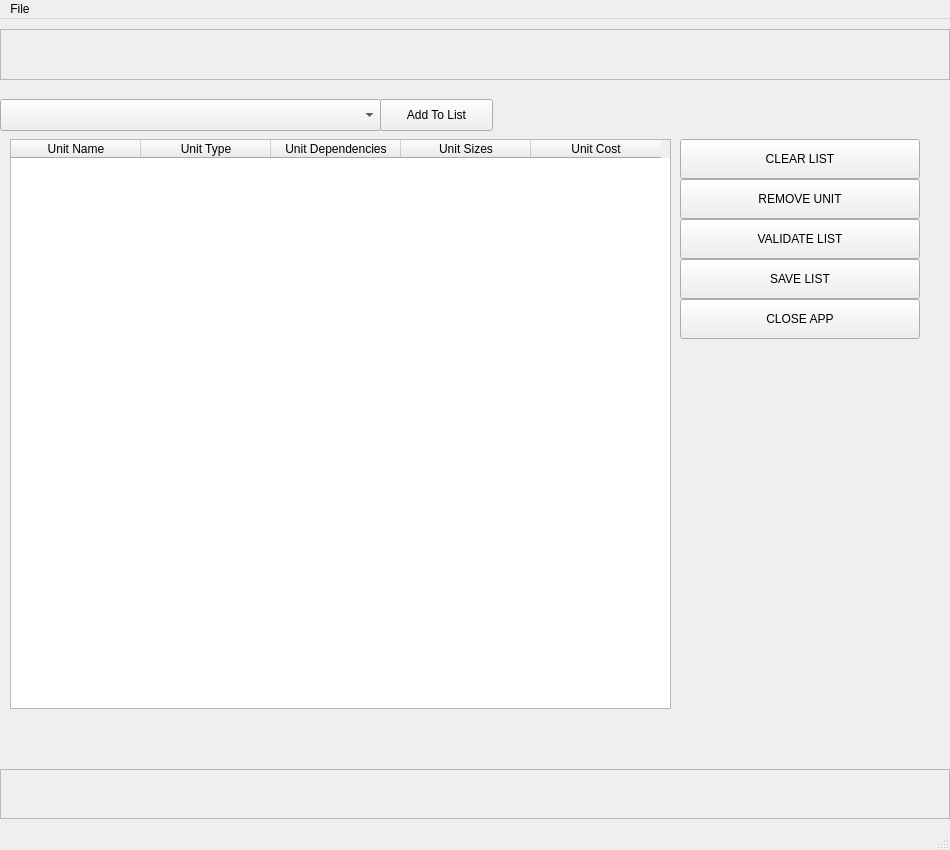
<?xml version="1.0" encoding="UTF-8"?>
<ui version="4.0">
 <class>listBuilderWindow</class>
 <widget class="QMainWindow" name="listBuilderWindow">
  <property name="geometry">
   <rect>
    <x>0</x>
    <y>0</y>
    <width>950</width>
    <height>850</height>
   </rect>
  </property>
  <property name="minimumSize">
   <size>
    <width>900</width>
    <height>850</height>
   </size>
  </property>
  <property name="maximumSize">
   <size>
    <width>1000</width>
    <height>850</height>
   </size>
  </property>
  <property name="font">
   <font>
    <weight>50</weight>
    <bold>false</bold>
   </font>
  </property>
  <property name="windowTitle">
   <string>Boarding Actions - List Building</string>
  </property>
  <property name="autoFillBackground">
   <bool>false</bool>
  </property>
  <widget class="QWidget" name="centralwidget">
   <widget class="QLabel" name="factionLabel">
    <property name="geometry">
     <rect>
      <x>0</x>
      <y>10</y>
      <width>950</width>
      <height>51</height>
     </rect>
    </property>
    <property name="frameShape">
     <enum>QFrame::StyledPanel</enum>
    </property>
   </widget>
   <widget class="QPushButton" name="saveListButton">
    <property name="geometry">
     <rect>
      <x>680</x>
      <y>240</y>
      <width>240</width>
      <height>40</height>
     </rect>
    </property>
    <property name="text">
     <string>SAVE LIST</string>
    </property>
   </widget>
   <widget class="QPushButton" name="closeListButton">
    <property name="geometry">
     <rect>
      <x>680</x>
      <y>280</y>
      <width>240</width>
      <height>40</height>
     </rect>
    </property>
    <property name="text">
     <string>CLOSE APP</string>
    </property>
   </widget>
   <widget class="QPushButton" name="addToListButton">
    <property name="geometry">
     <rect>
      <x>380</x>
      <y>80</y>
      <width>113</width>
      <height>32</height>
     </rect>
    </property>
    <property name="text">
     <string>Add To List</string>
    </property>
   </widget>
   <widget class="QComboBox" name="unitChoiceComboBox">
    <property name="geometry">
     <rect>
      <x>0</x>
      <y>80</y>
      <width>381</width>
      <height>32</height>
     </rect>
    </property>
   </widget>
   <widget class="QLabel" name="listStatusBarLabel">
    <property name="geometry">
     <rect>
      <x>0</x>
      <y>750</y>
      <width>950</width>
      <height>50</height>
     </rect>
    </property>
    <property name="frameShape">
     <enum>QFrame::StyledPanel</enum>
    </property>
    <property name="frameShadow">
     <enum>QFrame::Sunken</enum>
    </property>
    <property name="lineWidth">
     <number>3</number>
    </property>
    <property name="text">
     <string/>
    </property>
    <property name="alignment">
     <set>Qt::AlignLeading|Qt::AlignLeft|Qt::AlignVCenter</set>
    </property>
   </widget>
   <widget class="QTableWidget" name="unitListTableWidget">
    <property name="geometry">
     <rect>
      <x>10</x>
      <y>120</y>
      <width>661</width>
      <height>570</height>
     </rect>
    </property>
    <property name="editTriggers">
     <set>QAbstractItemView::NoEditTriggers</set>
    </property>
    <attribute name="horizontalHeaderMinimumSectionSize">
     <number>20</number>
    </attribute>
    <attribute name="horizontalHeaderDefaultSectionSize">
     <number>130</number>
    </attribute>
    <attribute name="verticalHeaderMinimumSectionSize">
     <number>20</number>
    </attribute>
    <attribute name="verticalHeaderDefaultSectionSize">
     <number>50</number>
    </attribute>
    <column>
     <property name="text">
      <string>Unit Name</string>
     </property>
    </column>
    <column>
     <property name="text">
      <string>Unit Type</string>
     </property>
    </column>
    <column>
     <property name="text">
      <string>Unit Dependencies</string>
     </property>
    </column>
    <column>
     <property name="text">
      <string>Unit Sizes</string>
     </property>
    </column>
    <column>
     <property name="text">
      <string>Unit Cost</string>
     </property>
    </column>
   </widget>
   <widget class="QPushButton" name="clearListButton">
    <property name="geometry">
     <rect>
      <x>680</x>
      <y>120</y>
      <width>240</width>
      <height>40</height>
     </rect>
    </property>
    <property name="text">
     <string>CLEAR LIST</string>
    </property>
   </widget>
   <widget class="QPushButton" name="removeSelectedUnitButton">
    <property name="geometry">
     <rect>
      <x>680</x>
      <y>160</y>
      <width>240</width>
      <height>40</height>
     </rect>
    </property>
    <property name="text">
     <string>REMOVE UNIT</string>
    </property>
   </widget>
   <widget class="QPushButton" name="validateListButton">
    <property name="geometry">
     <rect>
      <x>680</x>
      <y>200</y>
      <width>240</width>
      <height>40</height>
     </rect>
    </property>
    <property name="text">
     <string>VALIDATE LIST</string>
    </property>
   </widget>
  </widget>
  <widget class="QMenuBar" name="menubar">
   <property name="geometry">
    <rect>
     <x>0</x>
     <y>0</y>
     <width>950</width>
     <height>24</height>
    </rect>
   </property>
   <widget class="QMenu" name="menuFile">
    <property name="title">
     <string>File</string>
    </property>
    <addaction name="actionSaveList"/>
    <addaction name="actionCloseList"/>
   </widget>
   <addaction name="menuFile"/>
  </widget>
  <widget class="QStatusBar" name="statusbar"/>
  <action name="actionSaveList">
   <property name="text">
    <string>Save</string>
   </property>
  </action>
  <action name="actionCloseList">
   <property name="text">
    <string>Close</string>
   </property>
  </action>
 </widget>
 <resources/>
 <connections/>
</ui>
